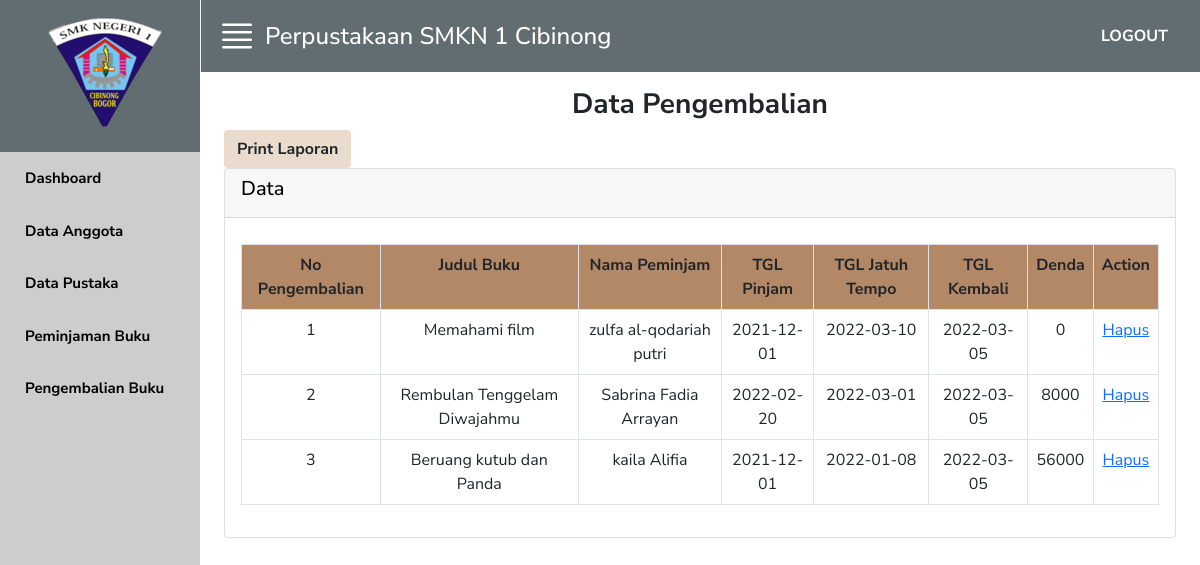
/pengembalian.php, run on the app's committed database.
### tables this page shows
CREATE TABLE `tb_pinjam` (
  `id_pinjam` int(11) UNSIGNED NOT NULL,
  `no_pustaka` int(11) UNSIGNED NOT NULL,
  `id_anggota` int(11) UNSIGNED NOT NULL,
  `tgl_pinjam` date NOT NULL,
  `tgl_tempo` date NOT NULL,
  `status` varchar(20) NOT NULL
);

CREATE TABLE `tb_buku` (
  `no_pustaka` int(11) NOT NULL,
  `rak` varchar(30) NOT NULL,
  `judul_buku` varchar(50) NOT NULL,
  `tipe_buku` varchar(30) NOT NULL,
  `pengarang` varchar(40) NOT NULL,
  `penerbit` varchar(40) NOT NULL,
  `stok` varchar(20) NOT NULL,
  `tgl_terbit` date NOT NULL,
  `tgl_masuk` date NOT NULL
);

CREATE TABLE `tb_anggota` (
  `id_anggota` int(11) NOT NULL,
  `no_identitas` int(11) NOT NULL,
  `jns_identitas` varchar(20) NOT NULL,
  `nama` varchar(40) NOT NULL,
  `tgl_lahir` date NOT NULL,
  `alamat` varchar(40) NOT NULL,
  `no_tlpn` varchar(15) NOT NULL,
  `kelas` varchar(10) NOT NULL,
  `jurusan` varchar(30) NOT NULL
);

CREATE TABLE `tb_kembali` (
  `id_kembali` int(11) NOT NULL,
  `id_pinjam` int(11) NOT NULL,
  `tgl_kembali` date NOT NULL,
  `denda` double NOT NULL
);

### pengembalian.php (the view, shortened to what this page needs)
<?php
include 'koneksi.php';
$query = "SELECT tb_kembali.*, tb_buku.judul_buku, tb_pinjam.tgl_pinjam, tb_pinjam.tgl_tempo, tb_kembali.id_kembali, tb_kembali.tgl_kembali, tb_anggota.nama FROM tb_pinjam JOIN tb_buku ON tb_buku.no_pustaka = tb_pinjam.no_pustaka JOIN tb_anggota ON tb_anggota.id_anggota = tb_pinjam.id_anggota JOIN tb_kembali ON tb_pinjam.id_pinjam = tb_kembali.id_pinjam";
$hasil = mysqli_query($koneksi, $query);
$data_kembali = array();
while ($row = mysqli_fetch_assoc($hasil)) {
    $data_kembali[] = $row;
}
?>
<!doctype html>
<html lang="en">
  <head>
    <link rel="stylesheet" href="https://cdn.jsdelivr.net/npm/bootstrap-icons@1.5.0/font/bootstrap-icons.css">
    <link href="https://cdn.jsdelivr.net/npm/bootstrap@5.0.1/dist/css/bootstrap.min.css" rel="stylesheet">
    <link rel="stylesheet" href="style.css" />
  </head>
  <body>
    <div class="row m-0 vh-100">
      <div class="col-md-2 col-6 bg-custom-1 p-0" id="navbarToggleExternalContent">
        <header class="bg-custom-2 p-3 ps-4" align="center" >
          <div class="logo">
            <a href="#">
              <img src="img/1.png" alt="">
            </a>
          </div>
        </header>
        <ul class="nav flex-column fw-bold">
          <li class="nav-item">
            <a class="nav-link" href="home.php">Dashboard</a>
          </li>
          <li class="nav-item">
            <a class="nav-link" href="tampil_anggota.php">Data Anggota</a>
          </li>
          <li class="nav-item">
            <a class="nav-link" href="tampil_pustaka.php">Data Pustaka</a>
          </li>
          <li class="nav-item">
            <a class="nav-link" href="peminjaman.php">Peminjaman Buku</a>
          </li>
          <li class="nav-item">
            <a class="nav-link" href="pengembalian.php">Pengembalian Buku</a>
          </li>
        </ul>
      </div>
      <div class="col-md-10 p-0" id ="uiNavbar">
        <div class="main-toolbar bg-custom-2 p-3">
          <i class="bi bi-justify fs-1 text-white" id="demo" onclick="closeNav()"></i>
          <h4 class="m-0 pl-4 ms-2">Perpustakaan SMKN 1 Cibinong</h4>
        <div class="dropdown transition ms-auto">
        <a class="dropdown-item fw-bold text-white" href="logout.php">LOGOUT</a>
        </div>
        </div>
    <div class="content transition">
        <div class="container-fluid dashboard">
            <h3 class="fw-bold mt-3" align="center">Data Pengembalian</h3>
            <a href="pengembalian_pdf.php" class="btn btn-md fw-bold" style="background:#E9DCCD"><span class="fa fa-plus"></span>Print Laporan</a>
    <div class="biya">
        <div class="card">
     <div class="card-header">
    <h5 class="card-title">Data</h5>
    </div>
     <div class="card-body">
        <table class="table table-hover table-bordered" id="mytable" style="margin-top: 10px">
        <tr class="fw-bold" align="center" bgcolor="#B38867">
                                            <th>No Pengembalian</th>
                                            <th>Judul Buku</th>
                                            <th>Nama Peminjam</th>
                                            <th>TGL Pinjam</th>
                                            <th>TGL Jatuh Tempo</th>
                                            <th>TGL Kembali</th>
                                            <th>Denda</th>
                                            <th>Action</th>
                                        </tr>
                                    <?php
                                     $no = 1;
                                     foreach ($data_kembali as $kembali) {
                                    ?>
                                        <tr class="text-center">
                                            <td><?php echo $no++; ?></td>
                                            <td><?php echo $kembali['judul_buku'] ?></td>
                                            <td><?php echo $kembali['nama'] ?></td>
                                            <td><?php echo $kembali['tgl_pinjam'] ?></td>
                                            <td><?php echo $kembali['tgl_tempo'] ?></td>
                                            <td><?php echo $kembali['tgl_kembali'] ?></td>
                                            <td><?php echo $kembali['denda'] ?></td>
                                            <td>
                                            <a href="hapus_pengembalian.php?id_kembali=<?php echo $kembali['id_kembali'] ?>" onclick="return confirm('anda yakin akan menghapus data?')">
                                                Hapus
                                            </a>
                                            </td>
                                        </tr>
                                    <?php } ?>
                                </table>
                            </div>
    </div>
  </body>
</html>

### style.css (style rules this page uses)
body { padding: 0; margin: 0; font-family: "Nunito Sans"; }
.bg-custom-1 { background-color: #CDCDCD; }
.bg-custom-2 { background-color: #626D71; }
h4 { color: #fff; margin: 0px; }
i { cursor: pointer; }
i::before { vertical-align: middle !important; display: block !important; }
.nav-link { padding: 15px 25px; color: black; font-size: 15px; }
.main-toolbar { display: flex; align-items: center; border-left: 1px solid #f1f2f6; padding-left: 10px; }
h5 { color: black; }

### data on the page
tb_pinjam: tb_buku.judul_buku "Memahami film", id_anggota.nama "zulfa al-qodariah putri", tgl_pinjam "2021-12-01", tgl_tempo "2022-03-10", tb_kembali.tgl_kembali "2022-03-05", tb_kembali.denda "0"
tb_pinjam: tb_buku.judul_buku "Rembulan Tenggelam Diwajahmu", id_anggota.nama "Sabrina Fadia Arrayan", tgl_pinjam "2022-02-20", tgl_tempo "2022-03-01", tb_kembali.tgl_kembali "2022-03-05", tb_kembali.denda "8000"
tb_pinjam: tb_buku.judul_buku "Beruang kutub dan Panda", id_anggota.nama "kaila Alifia", tgl_pinjam "2021-12-01", tgl_tempo "2022-01-08", tb_kembali.tgl_kembali "2022-03-05", tb_kembali.denda "56000"
